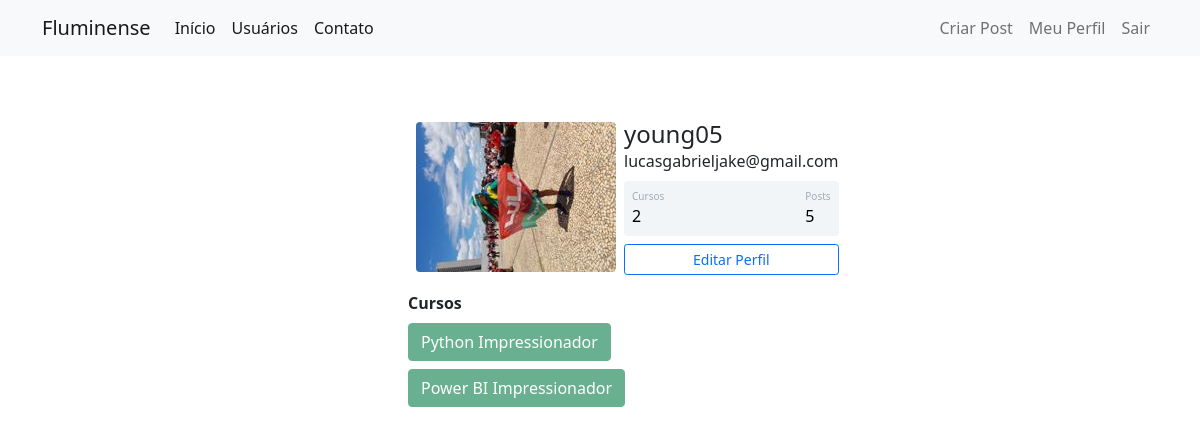
The page /perfil (signed in) on the database its author committed.
### fluminense/models.py (models this page shows)
class Usuario(database.Model, UserMixin):
    __table_args__ = {'extend_existing': True}
    id= database.Column(database.Integer, primary_key = True)
    username = database.Column(database.String, nullable = False)
    email = database.Column(database.String, nullable = False, unique= True)
    senha = database.Column(database.String, nullable = False)
    foto_perfil = database.Column(database.String, default = 'default.jpg')
    posts = database.relationship('Post', backref = 'autor', lazy = True)
    cursos = database.Column(database.String, nullable = False, default='Não Informado')
    def contar_posts(self):
        return(len(self.posts))

### fluminense/routes.py (the view)
@app.route('/perfil')
@login_required
def perfil():
    foto_perfil = url_for('static',filename=f'fotos_perfil/{current_user.foto_perfil}')
    return render_template('perfil.html', foto_perfil = foto_perfil)

### fluminense/models.py (called while the page is built)
@login_manager.user_loader
def load_usuario(id_usuario):
    return Usuario.query.get(int(id_usuario))

### fluminense/templates/perfil.html (shortened to what this page needs)
{% extends 'base.html' %}
{% block body %}
        <div class="container mt-5 d-flex justify-content-center">
            <div class="card p-3">
                <div class="d-flex align-items-center">
                    <div class="image pe-2">
                <img src="{{foto_perfil}}" class="rounded" width="200" >
                </div>
                <div class="ml-3 w-100">
                   <h4 class="mb-0 mt-0">{{current_user.username}}</h4>
                   <span>{{current_user.email}}</span>
                   <div class="p-2 mt-2 bg-primary d-flex justify-content-between rounded text-white stats">
                        {% if 'Não Informado' in current_user.cursos %}
                        <div class="d-flex flex-column">
                            <span class="articles">Cursos</span>
                            <span class="number1">0</span>
                        </div>
                        {% else %}
                        <div class="d-flex flex-column">
                            <span class="articles">Cursos</span>
                            <span class="number1">{{current_user.cursos.count(';') + 1}}</span>
                        </div>
                       {% endif %}
                    <div class="d-flex flex-column">
                        <span class="rating">Posts</span>
                        <span class="number3">{{current_user.contar_posts()}}</span>
                    </div>
                   </div>
                   <div class="button mt-2 d-flex flex-row align-items-center">
                    <a class="w-100" href="{{url_for('editar_perfil')}}"><button class="btn btn-sm btn-outline-primary w-100">Editar Perfil</button></a>
                   </div>
                </div>
                </div>
            </div>
         </div>
        <div class="row justify-content-center">
            <div class="col col-4" style="texte-align: center">
                <strong>Cursos</strong><br>
                {% for curso in current_user.cursos.split(';') %}
                    <button type="button" class="btn btn-success mt-2" disabled>{{curso}}</button>
                {% endfor%}
            </div>
        </div>
{% endblock %}

### fluminense/static/main.css (style rules this page uses)
.card { width: 400px; border: none; border-radius: 10px; background-color: #fff; }
.stats { background: #f2f5f8 !important; color: #000 !important; }
.articles { font-size:10px; color: #a1aab9; }
.number1 { font-weight:500; }
.rating { font-size:10px; color: #a1aab9; }
.number3 { font-weight:500; }

### rows shown on the page
Usuario: username "young05", email "lucasgabrieljake@gmail.com", cursos "2"

### other values the page prints
{{ current_user.contar_posts() }} "5"
{{ curso }} "Python Impressionador" "Power BI Impressionador"
